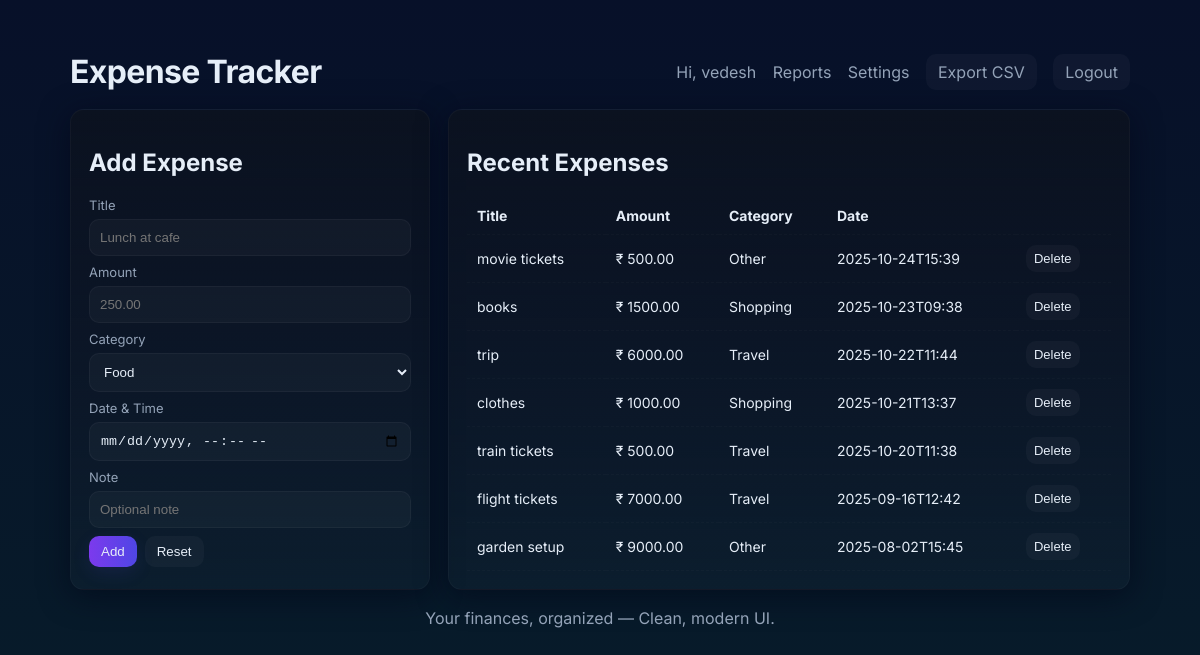
The page / (signed in) on the database its author committed.
### tables this page shows
CREATE TABLE users (
        id INTEGER PRIMARY KEY AUTOINCREMENT,
        username TEXT UNIQUE,
        password_hash TEXT,
        income REAL DEFAULT 0,
        limits TEXT DEFAULT '{}'
    );

CREATE TABLE expenses (
        id INTEGER PRIMARY KEY AUTOINCREMENT,
        user_id INTEGER,
        title TEXT,
        amount REAL,
        category TEXT,
        note TEXT,
        created_at TEXT,
        FOREIGN KEY(user_id) REFERENCES users(id)
    );

### app.py (the view)
@app.route('/')
def index():
    user = current_user()
    if not user:
        return redirect(url_for('login'))
    rows = query("SELECT id, title, amount, category, note, created_at FROM expenses WHERE user_id=? ORDER BY created_at DESC LIMIT 100", (user['id'],), fetch=True)
    expenses = [dict(id=r[0], title=r[1], amount=r[2], category=r[3], note=r[4], created_at=r[5]) for r in rows]
    return render_template('index.html', expenses=expenses, categories=CATEGORIES, user=user)

### app.py (called while the page is built)
def query(sql, params=(), fetch=False):
    conn = sqlite3.connect(DB)
    cur = conn.cursor()
    cur.execute(sql, params)
    if fetch:
        rows = cur.fetchall()
        conn.close()
        return rows
    conn.commit()
    conn.close()

def current_user():
    uid = session.get('user_id')
    if not uid:
        return None
    rows = query('SELECT id, username, income, limits FROM users WHERE id=?', (uid,), fetch=True)
    if not rows:
        return None
    r = rows[0]
    return {'id': r[0], 'username': r[1], 'income': r[2] or 0, 'limits': json.loads(r[3] or '{}')}

### templates/index.html
{% include 'base_head.html' %}
<div class="container">
  <header class="header">
    <h1>Expense Tracker</h1>
    <nav>
      <span class="muted">Hi, {{ user.username }}</span>
      <a href="/report">Reports</a>
      <a href="/settings">Settings</a>
      <a href="/export" class="btn">Export CSV</a>
      <a href="/logout" class="btn">Logout</a>
    </nav>
  </header>
  <main class="main-grid">
    <section class="card add-card">
      <h2>Add Expense</h2>
      <form action="/add" method="post" class="form">
        <label>Title
          <input name="title" placeholder="Lunch at cafe" required>
        </label>
        <label>Amount
          <input name="amount" type="number" step="0.01" placeholder="250.00" required>
        </label>
        <label>Category
          <select name="category">
            {% for c in categories %}
            <option value="{{c}}">{{c}}</option>
            {% endfor %}
          </select>
        </label>
        <label>Date & Time
          <input name="date" type="datetime-local">
        </label>
        <label>Note
          <input name="note" placeholder="Optional note">
        </label>
        <div style="display:flex;gap:8px;">
          <button class="btn primary">Add</button>
          <button type="reset" class="btn">Reset</button>
        </div>
      </form>
    </section>
    <section class="card list-card">
      <h2>Recent Expenses</h2>
      <div class="expenses">
        {% if expenses %}
          <table class="expenses-table">
            <thead><tr><th>Title</th><th>Amount</th><th>Category</th><th>Date</th><th></th></tr></thead>
            <tbody>
            {% for e in expenses %}
              <tr>
                <td>{{e.title}}</td>
                <td>₹ {{'%.2f'|format(e.amount)}}</td>
                <td>{{e.category}}</td>
                <td>{{e.created_at}}</td>
                <td>
                  <form action="/delete/{{e.id}}" method="post" onsubmit="return confirm('Delete this expense?')">
                    <button class="btn small">Delete</button>
                  </form>
                </td>
              </tr>
            {% endfor %}
            </tbody>
          </table>
        {% else %}
          <p class="muted">No expenses yet — add your first one!</p>
        {% endif %}
      </div>
    </section>
  </main>
  <footer class="footer">
    Your finances, organized  — Clean, modern UI.
  </footer>
</div>
</body>
</html>

### templates/base_head.html (shortened to what this page needs)
<!doctype html>
<html lang="en">
<head>
  <link rel="stylesheet" href="/static/style.css">
</head>
<body>

### static/style.css (style rules this page uses)
:root { --bg:#0f1724; --card:#0b1220; --muted:#94a3b8; --accent:#7c3aed; --glass: rgba(255,255,255,0.03); --text:#e6eef8; font-family: 'Inter', system-ui, -apple-system, 'Segoe UI', Roboto, 'Helvetica Neue', Arial; }
* { box-sizing:border-box }
body { margin:0; background: linear-gradient(180deg,#071029 0%, #071b2a 100%); color:var(--text); font-family: Inter, sans-serif; }
.container { max-width:1100px; margin:32px auto; padding:20px; }
.header { display:flex;align-items:center;justify-content:space-between;gap:12px;margin-bottom:18px }
.header h1 { margin:0;font-weight:700; letter-spacing: -0.02em }
.header nav a { color:var(--muted); margin-left:12px; text-decoration:none }
.btn { background:var(--glass); padding:8px 12px;border-radius:10px;border:none;color:var(--text); text-decoration:none }
.btn.primary { background: linear-gradient(90deg,var(--accent), #4f46e5); box-shadow:0 6px 18px rgba(79,70,229,0.12); }
.main-grid { display:grid;grid-template-columns:360px 1fr;gap:18px }
.card { background:linear-gradient(180deg,var(--card), rgba(255,255,255,0.02)); padding:18px;border-radius:14px; box-shadow: 0 6px 30px rgba(2,6,23,0.6); border:1px solid rgba(255,255,255,0.03) }
label { display:block;margin-bottom:8px;font-size:13px;color:var(--muted) }
input, select { width:100%;padding:10px;border-radius:10px;border:1px solid rgba(255,255,255,0.04);background:var(--glass);color:var(--text);margin-top:6px }
.expenses-table { width:100%;border-collapse:collapse }
.expenses-table th, .expenses-table td { padding:10px;text-align:left;border-bottom:1px dashed rgba(255,255,255,0.02);font-size:14px }
.muted { color:var(--muted) }
.footer { text-align:center;margin-top:18px;color:var(--muted) }
.small { padding:6px 8px;font-size:13px }

### rows shown on the page
users: username "vedesh"
expenses: title "movie tickets", amount "500.00", category "Other", created_at "2025-10-24T15:39"
expenses: title "books", amount "1500.00", category "Shopping", created_at "2025-10-23T09:38"
expenses: title "trip", amount "6000.00", category "Travel", created_at "2025-10-22T11:44"
expenses: title "clothes", amount "1000.00", category "Shopping", created_at "2025-10-21T13:37"
expenses: title "train tickets", amount "500.00", category "Travel", created_at "2025-10-20T11:38"
expenses: title "flight tickets", amount "7000.00", category "Travel", created_at "2025-09-16T12:42"
expenses: title "garden setup", amount "9000.00", category "Other", created_at "2025-08-02T15:45"

### other values the page prints
form field category "Food"
